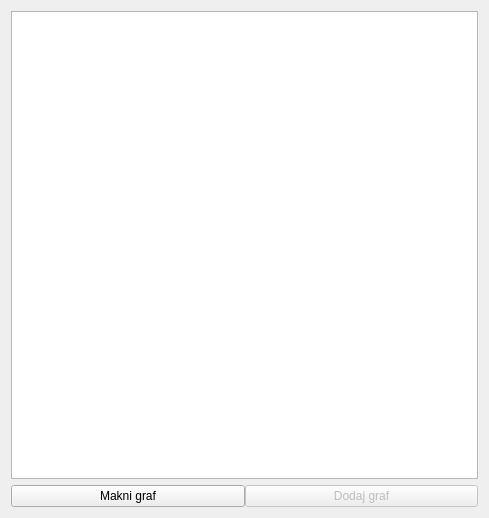
<?xml version="1.0" encoding="UTF-8"?>
<ui version="4.0">
 <class>Form</class>
 <widget class="QWidget" name="Form">
  <property name="geometry">
   <rect>
    <x>0</x>
    <y>0</y>
    <width>489</width>
    <height>518</height>
   </rect>
  </property>
  <property name="windowTitle">
   <string>Form</string>
  </property>
  <layout class="QVBoxLayout" name="verticalLayout_2">
   <item>
    <widget class="QTreeView" name="treeView"/>
   </item>
   <item>
    <layout class="QVBoxLayout" name="tableViewLayout">
     <property name="spacing">
      <number>0</number>
     </property>
    </layout>
   </item>
   <item>
    <layout class="QHBoxLayout" name="horizontalLayout">
     <property name="spacing">
      <number>0</number>
     </property>
     <item>
      <widget class="QPushButton" name="makniGrafGumb">
       <property name="enabled">
        <bool>true</bool>
       </property>
       <property name="sizePolicy">
        <sizepolicy hsizetype="Minimum" vsizetype="Fixed">
         <horstretch>0</horstretch>
         <verstretch>0</verstretch>
        </sizepolicy>
       </property>
       <property name="text">
        <string>Makni graf</string>
       </property>
      </widget>
     </item>
     <item>
      <widget class="QPushButton" name="dodajGrafGumb">
       <property name="enabled">
        <bool>false</bool>
       </property>
       <property name="text">
        <string>Dodaj graf</string>
       </property>
      </widget>
     </item>
    </layout>
   </item>
  </layout>
 </widget>
 <resources/>
 <connections/>
</ui>
